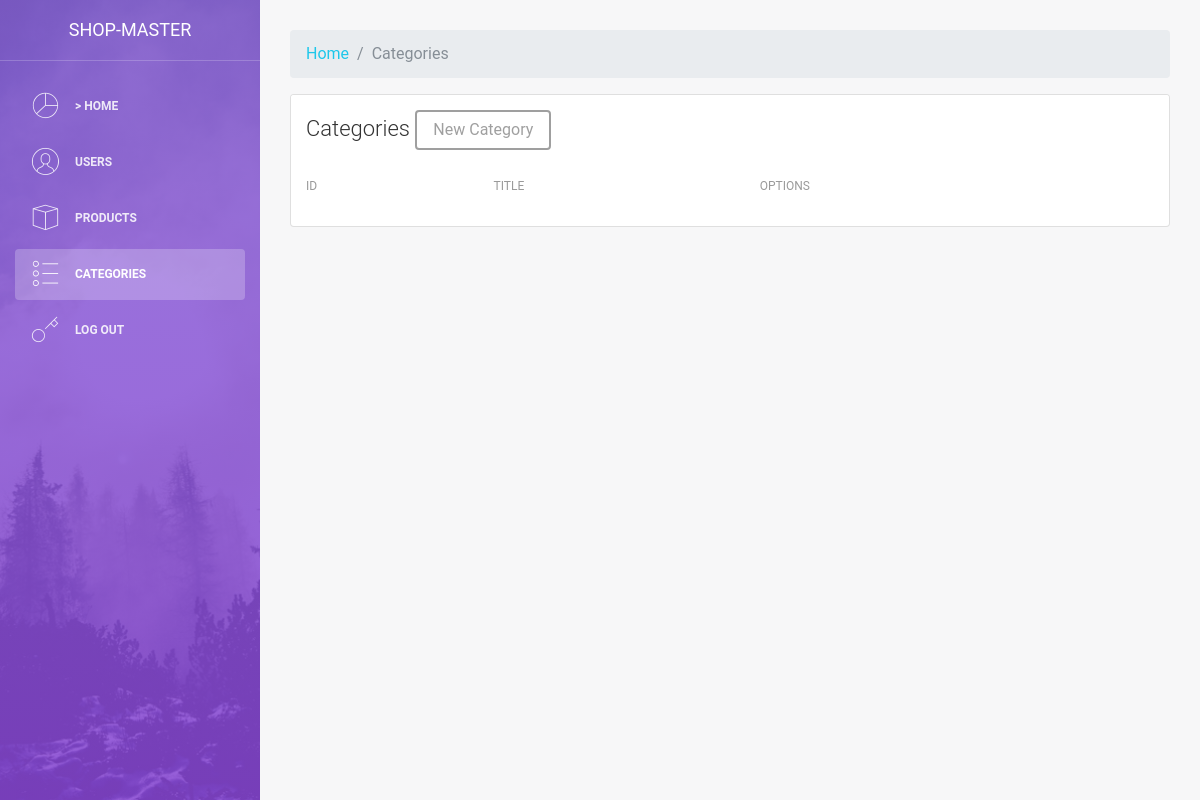
The page /admin/categories.php on the database as committed earlier.
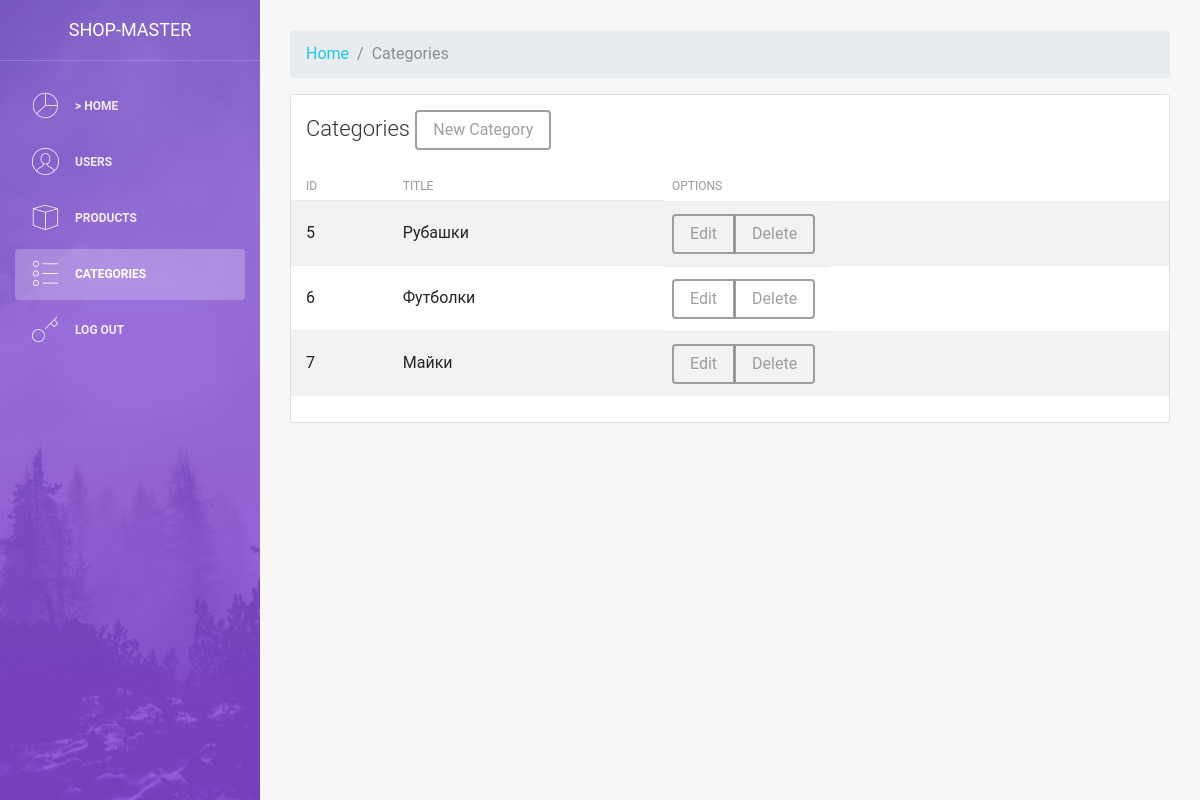
The same page on the database as committed later.
### tables this page shows
CREATE TABLE `categories` (
  `id` int(11) NOT NULL,
  `title` varchar(255) NOT NULL
);

### admin/categories.php (the view, shortened to what this page needs)
<?php
    include $_SERVER['DOCUMENT_ROOT'] ."/configs/db.php";
    include $_SERVER['DOCUMENT_ROOT'] ."/admin/parts/header.php";
 ?>
<nav aria-label="breadcrumb">
  <ol class="breadcrumb">
    <li class="breadcrumb-item"><a href="/admin">Home</a></li>
    <li class="breadcrumb-item active" aria-current="page">Categories</li>
  </ol>
</nav>
<div class="row">
    <div class="col-md-12">
        <div class="card strpied-tabled-with-hover">
            <div class="card-header ">
                <h4 class="card-title">
                Categories
                <a href="modules/products/add_category.php" type="button" class="btn btn-secondary">New Category</a>
            </h4>
            </div>
            <div class="card-body table-full-width table-responsive">
                <table class="table table-hover table-striped">
                    <thead>
                        <th>ID</th>
                        <th>Title</th>
                        <th>Options</th>
                    </thead>
                    <tbody>
                        <?php
                            $sql = "SELECT * FROM categories";
                            $result = $connect->query($sql);
                            while($row = mysqli_fetch_assoc($result)) {
                                ?>
                                    <tr>
                                        <td><?php echo $row["id"]; ?></td>
                                        <td><?php echo $row["title"]; ?></td>
                                        <td>
                                            <div class="btn-group" role="group" aria-label="Basic example">
                                              <a href="modules/products/edit_cat.php?id=<?php echo $row["id"]; ?>" type="button" class="btn btn-secondary">Edit</a>
                                              <a href="modules/products/delete_cat.php?id=<?php echo $row["id"]; ?>" type="button" class="btn btn-secondary">Delete</a>
                                            </div>
                                        </td>
                                    </tr>
                                <?php
                             }
                         ?>
                    </tbody>
                </table>
            </div>
        </div>
    </div>
</div>
<?php
    include "parts/footer.php";
 ?>

Rows that differ between the two databases and show on the page:
added categories: id "5", title "Рубашки"
added categories: id "6", title "Футболки"
added categories: id "7", title "Майки"
